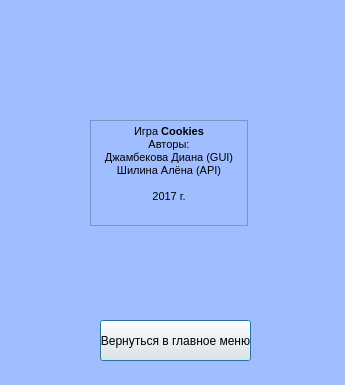
<?xml version="1.0" encoding="UTF-8"?>
<ui version="4.0">
 <class>AboutWindow</class>
 <widget class="QDialog" name="AboutWindow">
  <property name="geometry">
   <rect>
    <x>0</x>
    <y>0</y>
    <width>345</width>
    <height>385</height>
   </rect>
  </property>
  <property name="palette">
   <palette>
    <active>
     <colorrole role="Base">
      <brush brushstyle="SolidPattern">
       <color alpha="255">
        <red>255</red>
        <green>255</green>
        <blue>255</blue>
       </color>
      </brush>
     </colorrole>
     <colorrole role="Window">
      <brush brushstyle="SolidPattern">
       <color alpha="255">
        <red>160</red>
        <green>190</green>
        <blue>255</blue>
       </color>
      </brush>
     </colorrole>
    </active>
    <inactive>
     <colorrole role="Base">
      <brush brushstyle="SolidPattern">
       <color alpha="255">
        <red>255</red>
        <green>255</green>
        <blue>255</blue>
       </color>
      </brush>
     </colorrole>
     <colorrole role="Window">
      <brush brushstyle="SolidPattern">
       <color alpha="255">
        <red>160</red>
        <green>190</green>
        <blue>255</blue>
       </color>
      </brush>
     </colorrole>
    </inactive>
    <disabled>
     <colorrole role="Base">
      <brush brushstyle="SolidPattern">
       <color alpha="255">
        <red>160</red>
        <green>190</green>
        <blue>255</blue>
       </color>
      </brush>
     </colorrole>
     <colorrole role="Window">
      <brush brushstyle="SolidPattern">
       <color alpha="255">
        <red>160</red>
        <green>190</green>
        <blue>255</blue>
       </color>
      </brush>
     </colorrole>
    </disabled>
   </palette>
  </property>
  <property name="windowTitle">
   <string>Cookies: About</string>
  </property>
  <property name="windowIcon">
   <iconset resource="recources.qrc">
    <normaloff>:/images/images/cookie1.png</normaloff>:/images/images/cookie1.png</iconset>
  </property>
  <widget class="QPushButton" name="backToFWButton">
   <property name="geometry">
    <rect>
     <x>100</x>
     <y>320</y>
     <width>151</width>
     <height>41</height>
    </rect>
   </property>
   <property name="text">
    <string>Вернуться в главное меню</string>
   </property>
  </widget>
  <widget class="QTextBrowser" name="textBrowser">
   <property name="geometry">
    <rect>
     <x>90</x>
     <y>120</y>
     <width>158</width>
     <height>106</height>
    </rect>
   </property>
   <property name="palette">
    <palette>
     <active>
      <colorrole role="Base">
       <brush brushstyle="SolidPattern">
        <color alpha="255">
         <red>160</red>
         <green>190</green>
         <blue>255</blue>
        </color>
       </brush>
      </colorrole>
     </active>
     <inactive>
      <colorrole role="Base">
       <brush brushstyle="SolidPattern">
        <color alpha="255">
         <red>160</red>
         <green>190</green>
         <blue>255</blue>
        </color>
       </brush>
      </colorrole>
     </inactive>
     <disabled>
      <colorrole role="Base">
       <brush brushstyle="SolidPattern">
        <color alpha="255">
         <red>160</red>
         <green>190</green>
         <blue>255</blue>
        </color>
       </brush>
      </colorrole>
     </disabled>
    </palette>
   </property>
   <property name="html">
    <string>&lt;!DOCTYPE HTML PUBLIC &quot;-//W3C//DTD HTML 4.0//EN&quot; &quot;http://www.w3.org/TR/REC-html40/strict.dtd&quot;&gt;
&lt;html&gt;&lt;head&gt;&lt;meta name=&quot;qrichtext&quot; content=&quot;1&quot; /&gt;&lt;style type=&quot;text/css&quot;&gt;
p, li { white-space: pre-wrap; }
&lt;/style&gt;&lt;/head&gt;&lt;body style=&quot; font-family:'MS Shell Dlg 2'; font-size:8.25pt; font-weight:400; font-style:normal;&quot;&gt;
&lt;p align=&quot;center&quot; style=&quot; margin-top:0px; margin-bottom:0px; margin-left:0px; margin-right:0px; -qt-block-indent:0; text-indent:0px;&quot;&gt;Игра &lt;span style=&quot; font-weight:600;&quot;&gt;Cookies&lt;/span&gt;&lt;/p&gt;
&lt;p align=&quot;center&quot; style=&quot; margin-top:0px; margin-bottom:0px; margin-left:0px; margin-right:0px; -qt-block-indent:0; text-indent:0px;&quot;&gt;Авторы:&lt;/p&gt;
&lt;p align=&quot;center&quot; style=&quot; margin-top:0px; margin-bottom:0px; margin-left:0px; margin-right:0px; -qt-block-indent:0; text-indent:0px;&quot;&gt;Джамбекова Диана (GUI)&lt;/p&gt;
&lt;p align=&quot;center&quot; style=&quot; margin-top:0px; margin-bottom:0px; margin-left:0px; margin-right:0px; -qt-block-indent:0; text-indent:0px;&quot;&gt;Шилина Алёна (API)&lt;/p&gt;
&lt;p align=&quot;center&quot; style=&quot;-qt-paragraph-type:empty; margin-top:0px; margin-bottom:0px; margin-left:0px; margin-right:0px; -qt-block-indent:0; text-indent:0px;&quot;&gt;&lt;br /&gt;&lt;/p&gt;
&lt;p align=&quot;center&quot; style=&quot; margin-top:0px; margin-bottom:0px; margin-left:0px; margin-right:0px; -qt-block-indent:0; text-indent:0px;&quot;&gt;2017 г.&lt;/p&gt;&lt;/body&gt;&lt;/html&gt;</string>
   </property>
  </widget>
 </widget>
 <resources>
  <include location="recources.qrc"/>
 </resources>
 <connections/>
</ui>
